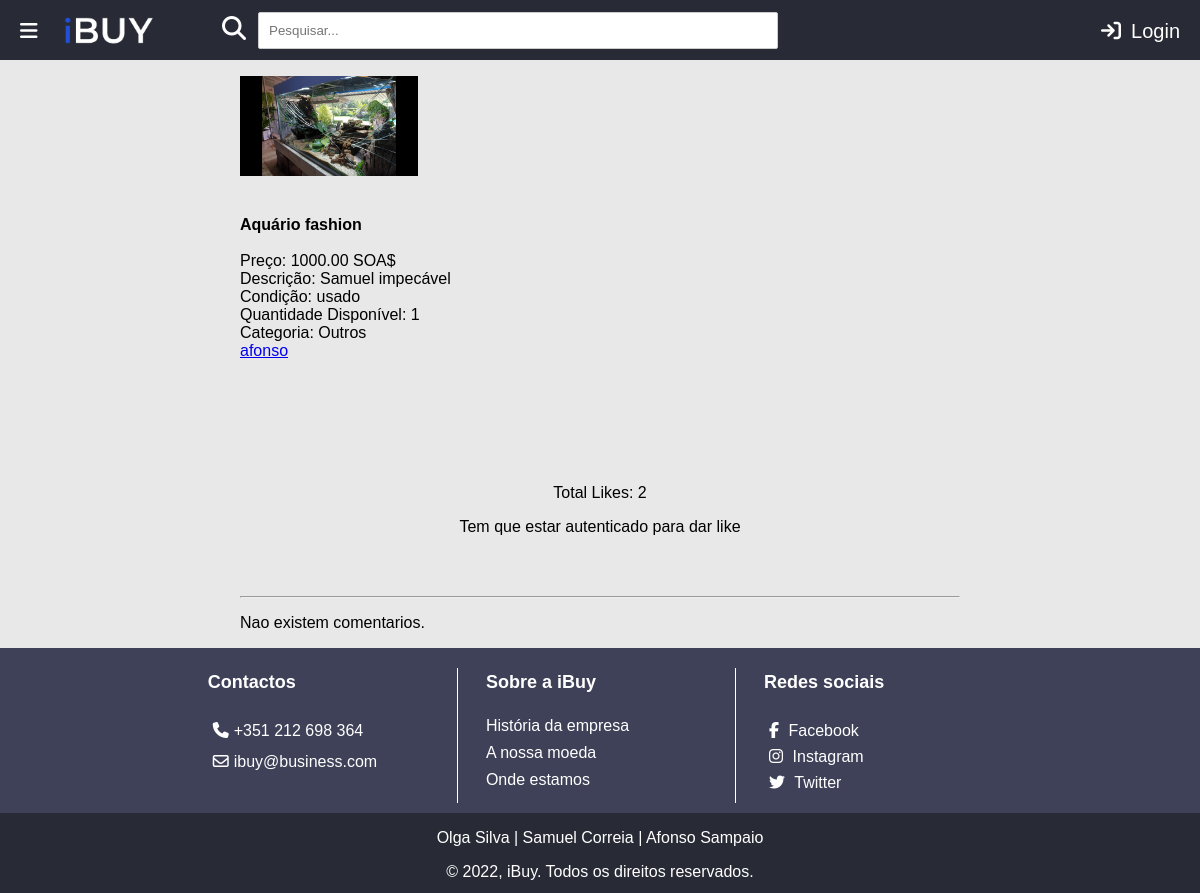
The page /ibuy/produto/5 on the database as committed earlier.
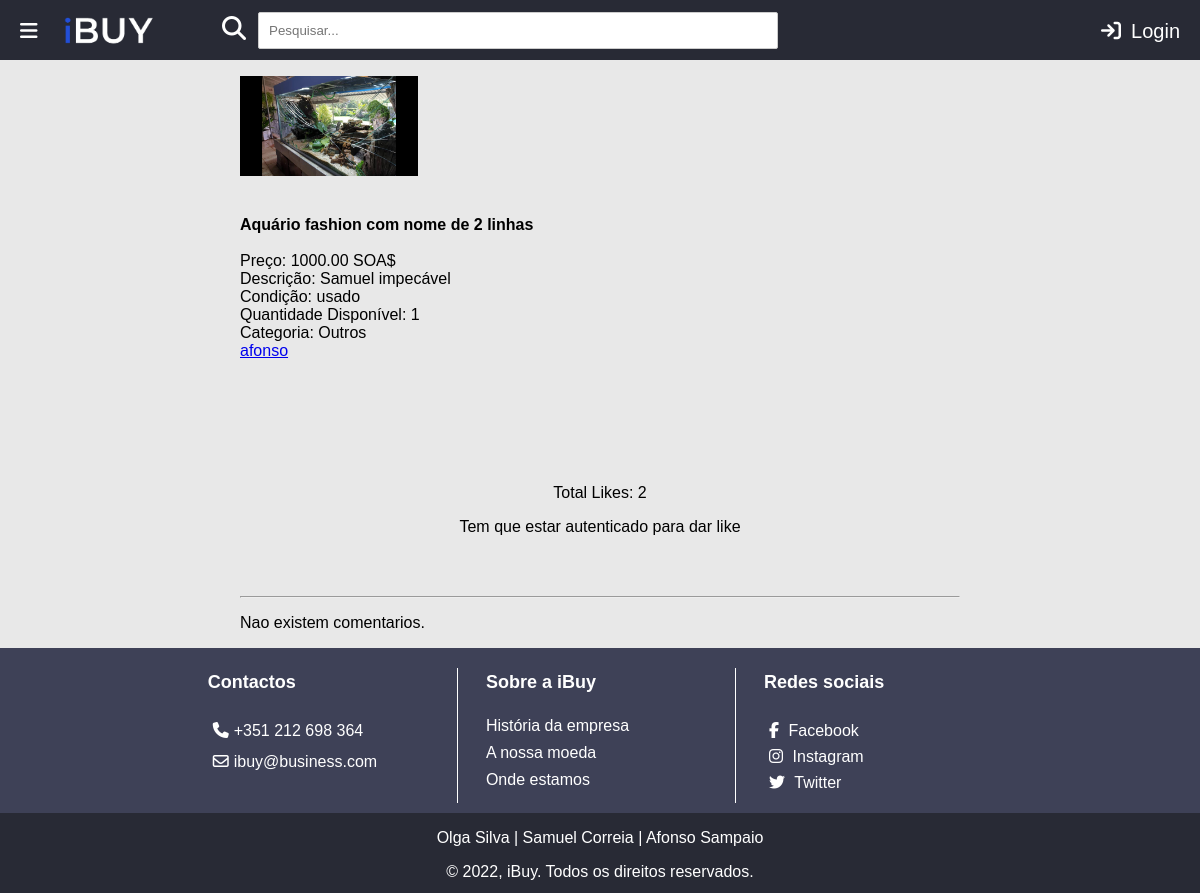
The same page on the database as committed later.
### ibuy/models.py (models this page shows, shortened)
class Produto(models.Model):
    user = models.ForeignKey(User, on_delete=models.CASCADE, default="")
    likes = models.ManyToManyField(User, related_name='likes')
    nome = models.CharField(max_length=100)
    categoria = models.ForeignKey(Categoria, on_delete=models.CASCADE, default="", related_name="Categoria")
    quantidade = models.IntegerField(default=0)
    descricao = models.TextField()  # mudar
    preco = models.DecimalField(max_digits=6, decimal_places=2, default=0.00)
    imagem = models.CharField(max_length=100, default='produto.png')
    video_embed = models.CharField(max_length=1000, blank=True)
    NOVO = 'novo'
    USADO = 'usado'
    OPCOES_CONDICAO = (
        (NOVO, 'Novo'),
        (USADO, 'Usado'),
    )
    condicao = models.CharField(choices=OPCOES_CONDICAO, default=NOVO, max_length=100)
    def total_likes(self):
        return self.likes.count()

class Categoria(models.Model):
    tipo = models.CharField(max_length=100, default="")

### ibuy/views.py (the view)
# urls.py: path('produto/<int:produto_id>', views.produtoview, name='produto'),
def produtoview(request, produto_id):
    produto = get_object_or_404(Produto, pk=produto_id)
    user = get_object_or_404(User, pk=produto.user_id)
    listacomentarios = Comentario.objects.filter(produto_id=produto_id)
    liked = produto.likes.filter(id=request.user.id).exists()
    context = {
        'listacomentarios': listacomentarios,
        'nome_user': user.username,
        'produto': produto,
        'form': ComprarProdutoForm,
        'comentarioform': ComentarioForm,
        'liked': liked,
    }
    return render(request, 'ibuy/produto.html', context)

### ibuy/templates/ibuy/produto.html (shortened to what this page needs)
{% extends "ibuy/index.html" %}
{% load static %}
{% block content %}
<p>
<aside>
    <img src="{% static 'media/images/produto/' %}{{produto.imagem}}" height=100px width=auto> <br>
    <br>
    <br>
</aside>
<section class="main_info">
    <strong>{{ produto.nome }}</strong><br><br>
    Preço: {{ produto.preco }} SOA$<br>
    Descrição: {{ produto.descricao }} <br>
</section>
    Condição: {{ produto.condicao }} <br>
    Quantidade Disponível: {{ produto.quantidade }} <br>
    Categoria: {{ produto.categoria.tipo }} <br>
    <a href="{% url 'ibuy:perfil' produto.user_id %}">
        {{ nome_user }}
    </a>
</p>
<br><br>
<br><br>
<br>
<br>
<form action="{% url 'ibuy:like_produto' produto.id %}" method="post">
    <label for="like_button">Total Likes: {{ produto.total_likes }}</label>
    {% if request.user.is_authenticated and not request.user.is_superuser %}
    {% if liked %}
    <button style="color:red" type="submit" id="remove_like_button" name="produto_id" value="{{ produto.id }}">
        Remover Like
    </button>
    {% else %}
    <button type="submit" id="like_button" name="produto_id" value="{{ produto.id }}">Like</button>
    {% endif %}
    {% else %}
    <p>Tem que estar autenticado para dar like</p>
    {% endif %}
</form>
<br><br>
<hr>
{% if listacomentarios %}
{% for comentario in listacomentarios %}
<li>
    From: {{ comentario.user }}
    Texto: {{ comentario.texto }}
</li>
{% endfor %}
{% else %}
<p>Nao existem comentarios.</p>
{% endif %}
{% endblock %}

Rows that differ between the two databases and show on the page:
changed Produto "Samuel impecável": nome "Aquário fashion" → "Aquário fashion com nome de 2 linhas"
